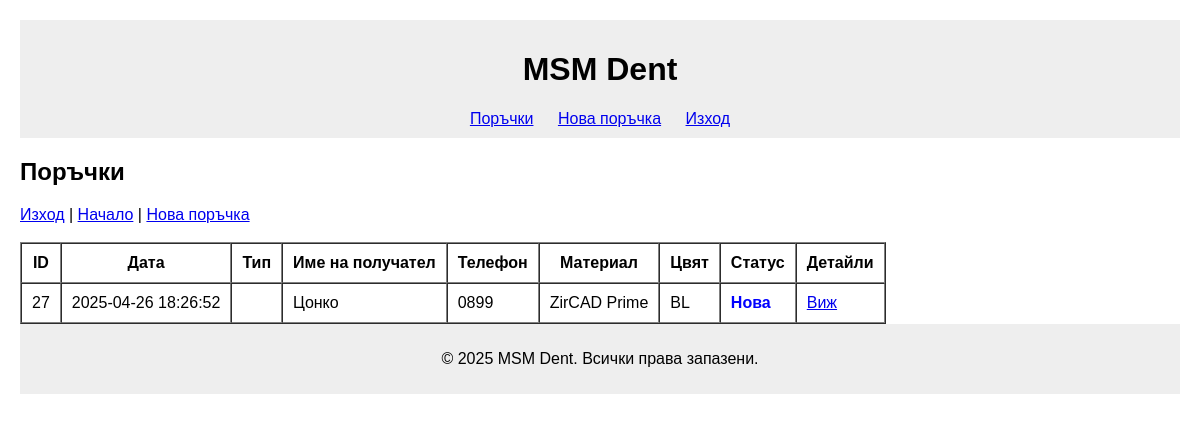
The page /orders/list.php (signed in) on the database as committed earlier.
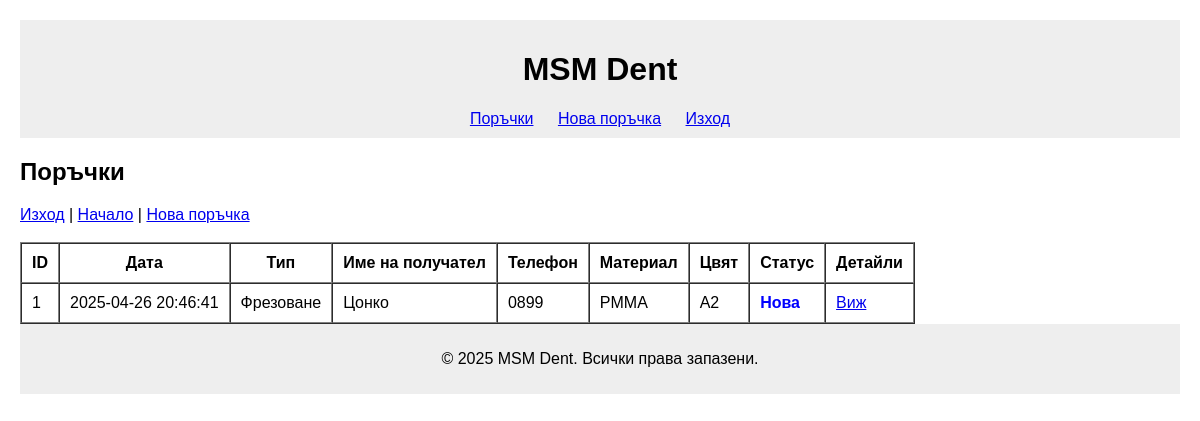
The same page on the database as committed later.
### tables this page shows
CREATE TABLE orders (
    id INTEGER PRIMARY KEY AUTOINCREMENT,
    user_id INTEGER,
    date TEXT DEFAULT CURRENT_TIMESTAMP,
    order_type VARCHAR(255),
    quantity VARCHAR(255),
    modeling VARCHAR(255),
    material VARCHAR(255),
    color VARCHAR(255),
    delivery VARCHAR(255),
    recipient_name VARCHAR(255),
    recipient_phone VARCHAR(255),
    address TEXT,
    comment TEXT,
    status TEXT DEFAULT 'Нова',
    FOREIGN KEY(user_id) REFERENCES users(id)
);

### orders/list.php (the view, shortened to what this page needs)
<?php
include __DIR__ . '/../db.php';
$stmt = $db->prepare("SELECT role FROM users WHERE id = :id");
$stmt->bindValue(':id', $_SESSION['user_id'], SQLITE3_INTEGER);
$result = $stmt->execute();
$user = $result->fetchArray(SQLITE3_ASSOC);
$is_admin = ($user['role'] === 'admin');
include __DIR__ . '/../partials/header.php';
echo "<h2>Поръчки</h2>";
echo "<a href='../logout.php'>Изход</a> | <a href='../index.php'>Начало</a> | <a href='add.php'>Нова поръчка</a><br><br>";
if ($is_admin) {
    $query = "SELECT orders.*, users.email FROM orders JOIN users ON orders.user_id = users.id ORDER BY date DESC";
    $stmt = $db->prepare($query);
} else {
    $query = "SELECT * FROM orders WHERE user_id = :user_id ORDER BY date DESC";
    $stmt = $db->prepare($query);
    $stmt->bindValue(':user_id', $_SESSION['user_id'], SQLITE3_INTEGER);
}
$results = $stmt->execute();
echo "<table border='1' cellpadding='10' cellspacing='0'>
<tr>
    <th>ID</th>
    <th>Дата</th>
    <th>Тип</th>
    <th>Име на получател</th>
    <th>Телефон</th>
    <th>Материал</th>
    <th>Цвят</th>
    <th>Статус</th>";
echo "<th>Детайли</th></tr>";
while ($row = $results->fetchArray(SQLITE3_ASSOC)) {
    $status_color = match($row['status']) {
        'Нова' => 'blue',
        'Започната' => 'orange',
        'Готова' => 'green',
        default => 'black'
    };
    echo "<tr>";
    echo "<td>" . htmlspecialchars($row['id']) . "</td>";
    echo "<td>" . htmlspecialchars($row['date']) . "</td>";
    echo "<td>" . htmlspecialchars($row['order_type']) . "</td>";
    echo "<td>" . htmlspecialchars($row['recipient_name']) . "</td>";
    echo "<td>" . htmlspecialchars($row['recipient_phone']) . "</td>";
    echo "<td>" . htmlspecialchars($row['material']) . "</td>";
    echo "<td>" . htmlspecialchars($row['color']) . "</td>";
    echo "<td style='color: $status_color; font-weight: bold;'>" . htmlspecialchars($row['status']) . "</td>";
    echo "<td><a href='view.php?id=" . $row['id'] . "'>Виж</a></td>";
    echo "</tr>";
}
echo "</table>";
include __DIR__ . '/../partials/footer.php';
?>

### partials/header.php (shortened to what this page needs)
<!DOCTYPE html>
<html lang="bg">
<head>
</head>
<body>
<header>
    <h1>MSM Dent</h1>
    <?php if (isset($_SESSION['user_id'])): ?>
        <nav>
            <a href="/orders/list.php">Поръчки</a>
            <a href="/orders/add.php">Нова поръчка</a>
            <a href="/logout.php">Изход</a>
        </nav>
    <?php endif; ?>
</header>
<main>

### partials/footer.php
</main>
<footer>
    <p>© <?php echo date('Y'); ?> MSM Dent. Всички права запазени.</p>
</footer>
</body>
</html>

### partials/header.php (style rules this page uses)
body { font-family: Arial, sans-serif; margin: 20px; }
header, footer { background: #eee; padding: 10px; text-align: center; }
nav a { margin: 0 10px; }

Rows that differ between the two databases and show on the page:
removed orders: id "27", date "2025-04-26 18:26:52", recipient_name "Цонко", recipient_phone "0899", material "ZirCAD Prime", color "BL", status "Нова"
added orders: id "1", date "2025-04-26 20:46:41", order_type "Фрезоване", recipient_name "Цонко", recipient_phone "0899", material "PMMA", color "A2", status "Нова"
